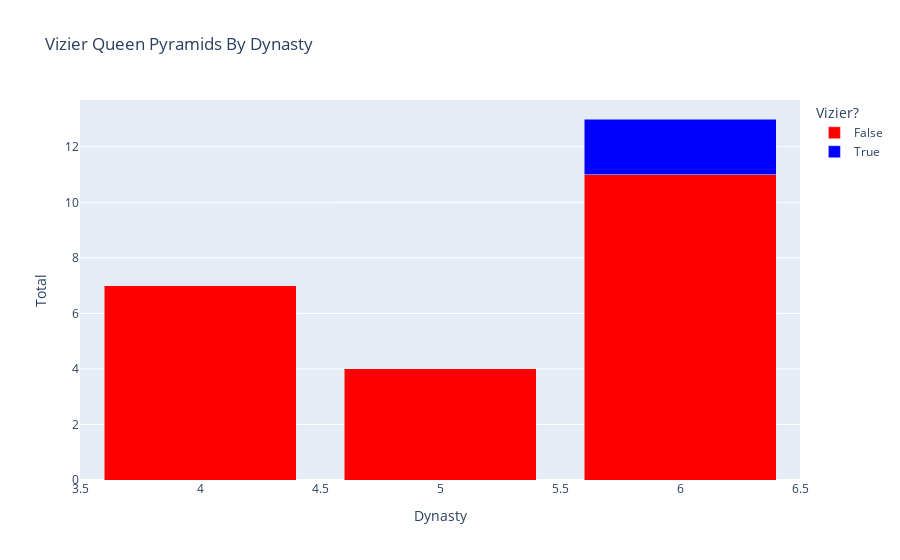

Source (notebook cell):
### Code cell
queens = temp[temp['royal_status'] == 'Queen']
queen_data = queens[['dynasty', 'royal_status', 'daughter_of', 'royal_mother_title', 'likely_wife', 'wife_title', 'vizier', 'regent', 'relationship_to_king']]
queen_data['dynasty'] = queen_data['dynasty'].astype(int)

by_dyn = queen_data.groupby('dynasty', as_index=False)

'''fig_3d = px.scatter_3d(
    queen_data,
    x='vizier',
    y='likely_wife',
    z='regent',
    color='royal_mother_title'
)'''

# FACET is the word you keep looking for

vizier_dyn = queen_data.groupby('dynasty', as_index=False)['vizier'].value_counts()
fig = px.bar(
    vizier_dyn,
    x='dynasty',
    y='count',
    color='vizier',
    color_discrete_sequence=['red', 'blue'],
    barmode='stack',
    labels={
        'dynasty': 'Dynasty',
        'count': 'Total',
        'vizier': 'Vizier?'
    },
    title='Vizier Queen Pyramids By Dynasty'
)

fig.show()

### Figure 1 — Plotly figure (JSON) as saved in the notebook; plotly's stock layout.template omitted (floating-point values rounded to 4 significant figures)
{"data": [{"alignmentgroup": "True", "hovertemplate": "Vizier?=False<br>Dynasty=%{x}<br>Total=%{y}<extra></extra>", "legendgroup": "False", "marker": {"color": "red", "pattern": {"shape": ""}}, "name": "False", "offsetgroup": "False", "orientation": "v", "showlegend": true, "textposition": "auto", "type": "bar", "x": [4, 5, 6], "xaxis": "x", "y": [7, 4, 11], "yaxis": "y"}, {"alignmentgroup": "True", "hovertemplate": "Vizier?=True<br>Dynasty=%{x}<br>Total=%{y}<extra></extra>", "legendgroup": "True", "marker": {"color": "blue", "pattern": {"shape": ""}}, "name": "True", "offsetgroup": "True", "orientation": "v", "showlegend": true, "textposition": "auto", "type": "bar", "x": [6], "xaxis": "x", "y": [2], "yaxis": "y"}], "layout": {"barmode": "stack", "legend": {"title": {"text": "Vizier?"}, "tracegroupgap": 0}, "title": {"text": "Vizier Queen Pyramids By Dynasty"}, "xaxis": {"anchor": "y", "domain": [0, 1], "title": {"text": "Dynasty"}}, "yaxis": {"anchor": "x", "domain": [0, 1], "title": {"text": "Total"}}}}
